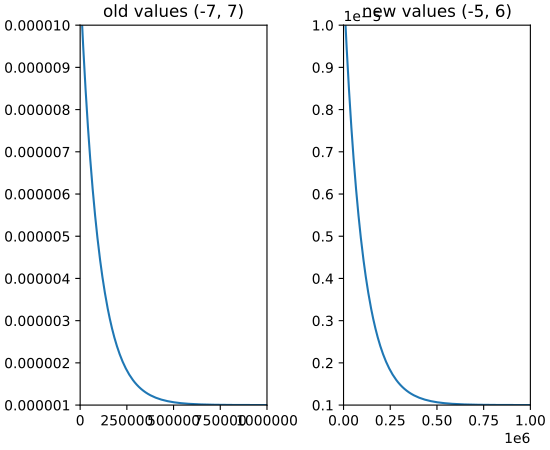

Reproduce this figure in Python.
import matplotlib.pyplot as plt
import numpy as np

fig, (ax_old, ax_new) = plt.subplots(1, 2, constrained_layout=True)

ax_new.set_title('new values (-5, 6)')
ax_old.set_title('old values (-7, 7)')

x = np.logspace(-8, 8, 1024)
y = 1e-5 * np.exp(-x / 1e5) + 1e-6

ax_old.xaxis.get_major_formatter().set_powerlimits((-7, 7))
ax_old.yaxis.get_major_formatter().set_powerlimits((-7, 7))

for ax in [ax_new, ax_old]:
    ax.plot(x, y)
    ax.set_xlim(0, 1e6)
    ax.set_ylim(1e-6, 1e-5)
